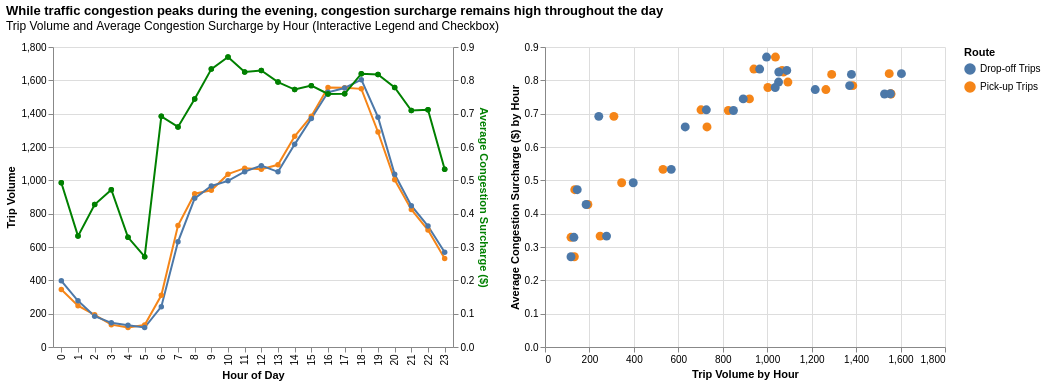

Write a Vega-Lite specification for this figure.
### Vega-Lite specification from a JSON file in a GitHub repository (floating-point values rounded to 4 significant figures)
{"config": {"view": {"continuousWidth": 300, "continuousHeight": 300, "stroke": null}, "title": {"anchor": "start", "offset": 10}}, "hconcat": [{"layer": [{"mark": {"type": "line"}, "encoding": {"color": {"field": "route", "title": "Route", "type": "nominal"}, "opacity": {"condition": [{"param": "param_90fd893e8e4a375a", "value": 1}], "value": 0.15}, "x": {"field": "hour", "title": "Hour of Day", "type": "ordinal"}, "y": {"field": "trip_volume", "title": "Trip Volume", "type": "quantitative"}}, "name": "view_5930a49cc60bf623_0"}, {"mark": {"type": "circle"}, "encoding": {"color": {"condition": {"test": {"and": [{"param": "param_1812e3dcb1e2f78b"}, {"param": "param_90fd893e8e4a375a"}]}, "field": "route", "type": "nominal"}, "value": "lightgrey"}, "opacity": {"condition": [{"test": {"and": [{"param": "param_1812e3dcb1e2f78b"}, {"param": "param_90fd893e8e4a375a"}]}, "value": 1}], "value": 0.15}, "x": {"field": "hour", "title": "Hour of Day", "type": "ordinal"}, "y": {"axis": null, "field": "trip_volume", "title": null, "type": "quantitative"}}}, {"mark": {"type": "line"}, "encoding": {"color": {"value": "green"}, "x": {"field": "hour", "title": "Hour of Day", "type": "ordinal"}, "y": {"axis": {"titleColor": "green"}, "field": "avg_congestion", "title": "Average Congestion Surcharge ($)", "type": "quantitative"}}}, {"mark": {"type": "circle"}, "encoding": {"color": {"value": "green"}, "opacity": {"condition": [{"param": "param_1812e3dcb1e2f78b", "value": 1}], "value": 0}, "x": {"field": "hour", "title": "Hour of Day", "type": "ordinal"}, "y": {"axis": null, "field": "avg_congestion", "title": null, "type": "quantitative"}}}], "height": 300, "resolve": {"scale": {"y": "independent"}}, "width": 400}, {"layer": [{"mark": {"type": "circle", "size": 80}, "encoding": {"color": {"condition": {"param": "param_1812e3dcb1e2f78b", "field": "route", "type": "nominal"}, "value": "lightgrey"}, "opacity": {"condition": [{"param": "param_90fd893e8e4a375a", "value": 1}], "value": 0}, "tooltip": [{"field": "hour", "title": "Hour", "type": "quantitative"}, {"field": "trip_volume", "title": "Trip Volume", "type": "quantitative"}, {"field": "avg_congestion", "format": ".2f", "title": "Avg Congestion Surcharge", "type": "quantitative"}], "x": {"field": "trip_volume", "title": "Trip Volume by Hour", "type": "quantitative"}, "y": {"field": "avg_congestion", "title": "Average Congestion Surcharge ($) by Hour", "type": "quantitative"}}, "name": "view_27049fe3c84f5830_1", "transform": [{"filter": {"param": "param_c97a99acfc68b794"}}]}, {"mark": {"type": "line", "color": "red"}, "encoding": {"x": {"field": "trip_volume", "title": "Trip Volume by Hour", "type": "quantitative"}, "y": {"field": "avg_congestion", "title": "Average Congestion Surcharge ($) by Hour", "type": "quantitative"}}, "transform": [{"filter": {"and": [{"param": "param_c97a99acfc68b794"}, {"param": "param_88d57a09b57365a4"}]}}, {"on": "trip_volume", "regression": "avg_congestion"}]}], "width": 400}], "data": {"name": "data-eab98f3cd346d1add4687e8ee24901f8"}, "params": [{"name": "param_c97a99acfc68b794", "select": {"type": "interval", "encodings": ["x"]}, "views": ["view_5930a49cc60bf623_0"]}, {"name": "param_90fd893e8e4a375a", "select": {"type": "point", "fields": ["route"]}, "bind": "legend", "views": ["view_5930a49cc60bf623_0"]}, {"name": "param_1812e3dcb1e2f78b", "select": {"type": "point", "fields": ["hour"], "on": "mouseover"}, "views": ["view_27049fe3c84f5830_1"]}, {"name": "param_88d57a09b57365a4", "bind": {"input": "checkbox", "name": "Regression Line: "}}], "title": {"text": ["While traffic congestion peaks during the evening, congestion surcharge remains high throughout the day"], "subtitle": ["Trip Volume and Average Congestion Surcharge by Hour (Interactive Legend and Checkbox)"]}, "$schema": "https://vega.github.io/schema/vega-lite/v6.4.1.json", "datasets": {"data-eab98f3cd346d1add4687e8ee24901f8": [{"hour": 0, "avg_congestion": 0.4928, "route": "Pick-up Trips", "trip_volume": 345, "color": "Average Congestion Surcharge"}, {"hour": 1, "avg_congestion": 0.3327, "route": "Pick-up Trips", "trip_volume": 248, "color": "Average Congestion Surcharge"}, {"hour": 2, "avg_congestion": 0.4275, "route": "Pick-up Trips", "trip_volume": 193, "color": "Average Congestion Surcharge"}, {"hour": 3, "avg_congestion": 0.472, "route": "Pick-up Trips", "trip_volume": 134, "color": "Average Congestion Surcharge"}, {"hour": 4, "avg_congestion": 0.3291, "route": "Pick-up Trips", "trip_volume": 117, "color": "Average Congestion Surcharge"}, {"hour": 5, "avg_congestion": 0.2708, "route": "Pick-up Trips", "trip_volume": 132, "color": "Average Congestion Surcharge"}, {"hour": 6, "avg_congestion": 0.6919, "route": "Pick-up Trips", "trip_volume": 310, "color": "Average Congestion Surcharge"}, {"hour": 7, "avg_congestion": 0.6602, "route": "Pick-up Trips", "trip_volume": 729, "color": "Average Congestion Surcharge"}, {"hour": 8, "avg_congestion": 0.7443, "route": "Pick-up Trips", "trip_volume": 920, "color": "Average Congestion Surcharge"}, {"hour": 9, "avg_congestion": 0.8338, "route": "Pick-up Trips", "trip_volume": 940, "color": "Average Congestion Surcharge"}, {"hour": 10, "avg_congestion": 0.8698, "route": "Pick-up Trips", "trip_volume": 1037, "color": "Average Congestion Surcharge"}, {"hour": 11, "avg_congestion": 0.825, "route": "Pick-up Trips", "trip_volume": 1073, "color": "Average Congestion Surcharge"}, {"hour": 12, "avg_congestion": 0.8297, "route": "Pick-up Trips", "trip_volume": 1067, "color": "Average Congestion Surcharge"}, {"hour": 13, "avg_congestion": 0.7948, "route": "Pick-up Trips", "trip_volume": 1093, "color": "Average Congestion Surcharge"}, {"hour": 14, "avg_congestion": 0.7723, "route": "Pick-up Trips", "trip_volume": 1264, "color": "Average Congestion Surcharge"}, {"hour": 15, "avg_congestion": 0.7841, "route": "Pick-up Trips", "trip_volume": 1385, "color": "Average Congestion Surcharge"}, {"hour": 16, "avg_congestion": 0.759, "route": "Pick-up Trips", "trip_volume": 1557, "color": "Average Congestion Surcharge"}, {"hour": 17, "avg_congestion": 0.7596, "route": "Pick-up Trips", "trip_volume": 1556, "color": "Average Congestion Surcharge"}, {"hour": 18, "avg_congestion": 0.82, "route": "Pick-up Trips", "trip_volume": 1549, "color": "Average Congestion Surcharge"}, {"hour": 19, "avg_congestion": 0.8178, "route": "Pick-up Trips", "trip_volume": 1290, "color": "Average Congestion Surcharge"}, {"hour": 20, "avg_congestion": 0.7784, "route": "Pick-up Trips", "trip_volume": 1003, "color": "Average Congestion Surcharge"}, {"hour": 21, "avg_congestion": 0.7094, "route": "Pick-up Trips", "trip_volume": 825, "color": "Average Congestion Surcharge"}, {"hour": 22, "avg_congestion": 0.7115, "route": "Pick-up Trips", "trip_volume": 702, "color": "Average Congestion Surcharge"}, {"hour": 23, "avg_congestion": 0.533, "route": "Pick-up Trips", "trip_volume": 531, "color": "Average Congestion Surcharge"}, {"hour": 0, "avg_congestion": 0.4928, "route": "Drop-off Trips", "trip_volume": 397, "color": "Average Congestion Surcharge"}, {"hour": 1, "avg_congestion": 0.3327, "route": "Drop-off Trips", "trip_volume": 277, "color": "Average Congestion Surcharge"}, {"hour": 2, "avg_congestion": 0.4275, "route": "Drop-off Trips", "trip_volume": 185, "color": "Average Congestion Surcharge"}, {"hour": 3, "avg_congestion": 0.472, "route": "Drop-off Trips", "trip_volume": 145, "color": "Average Congestion Surcharge"}, {"hour": 4, "avg_congestion": 0.3291, "route": "Drop-off Trips", "trip_volume": 130, "color": "Average Congestion Surcharge"}, {"hour": 5, "avg_congestion": 0.2708, "route": "Drop-off Trips", "trip_volume": 117, "color": "Average Congestion Surcharge"}, {"hour": 6, "avg_congestion": 0.6919, "route": "Drop-off Trips", "trip_volume": 242, "color": "Average Congestion Surcharge"}, {"hour": 7, "avg_congestion": 0.6602, "route": "Drop-off Trips", "trip_volume": 631, "color": "Average Congestion Surcharge"}, {"hour": 8, "avg_congestion": 0.7443, "route": "Drop-off Trips", "trip_volume": 892, "color": "Average Congestion Surcharge"}, {"hour": 9, "avg_congestion": 0.8338, "route": "Drop-off Trips", "trip_volume": 966, "color": "Average Congestion Surcharge"}, {"hour": 10, "avg_congestion": 0.8698, "route": "Drop-off Trips", "trip_volume": 997, "color": "Average Congestion Surcharge"}, {"hour": 11, "avg_congestion": 0.825, "route": "Drop-off Trips", "trip_volume": 1052, "color": "Average Congestion Surcharge"}, {"hour": 12, "avg_congestion": 0.8297, "route": "Drop-off Trips", "trip_volume": 1088, "color": "Average Congestion Surcharge"}, {"hour": 13, "avg_congestion": 0.7948, "route": "Drop-off Trips", "trip_volume": 1051, "color": "Average Congestion Surcharge"}, {"hour": 14, "avg_congestion": 0.7723, "route": "Drop-off Trips", "trip_volume": 1216, "color": "Average Congestion Surcharge"}, {"hour": 15, "avg_congestion": 0.7841, "route": "Drop-off Trips", "trip_volume": 1371, "color": "Average Congestion Surcharge"}, {"hour": 16, "avg_congestion": 0.759, "route": "Drop-off Trips", "trip_volume": 1528, "color": "Average Congestion Surcharge"}, {"hour": 17, "avg_congestion": 0.7596, "route": "Drop-off Trips", "trip_volume": 1554, "color": "Average Congestion Surcharge"}, {"hour": 18, "avg_congestion": 0.82, "route": "Drop-off Trips", "trip_volume": 1604, "color": "Average Congestion Surcharge"}, {"hour": 19, "avg_congestion": 0.8178, "route": "Drop-off Trips", "trip_volume": 1379, "color": "Average Congestion Surcharge"}, {"hour": 20, "avg_congestion": 0.7784, "route": "Drop-off Trips", "trip_volume": 1036, "color": "Average Congestion Surcharge"}, {"hour": 21, "avg_congestion": 0.7094, "route": "Drop-off Trips", "trip_volume": 848, "color": "Average Congestion Surcharge"}, {"hour": 22, "avg_congestion": 0.7115, "route": "Drop-off Trips", "trip_volume": 726, "color": "Average Congestion Surcharge"}, {"hour": 23, "avg_congestion": 0.533, "route": "Drop-off Trips", "trip_volume": 568, "color": "Average Congestion Surcharge"}]}}
